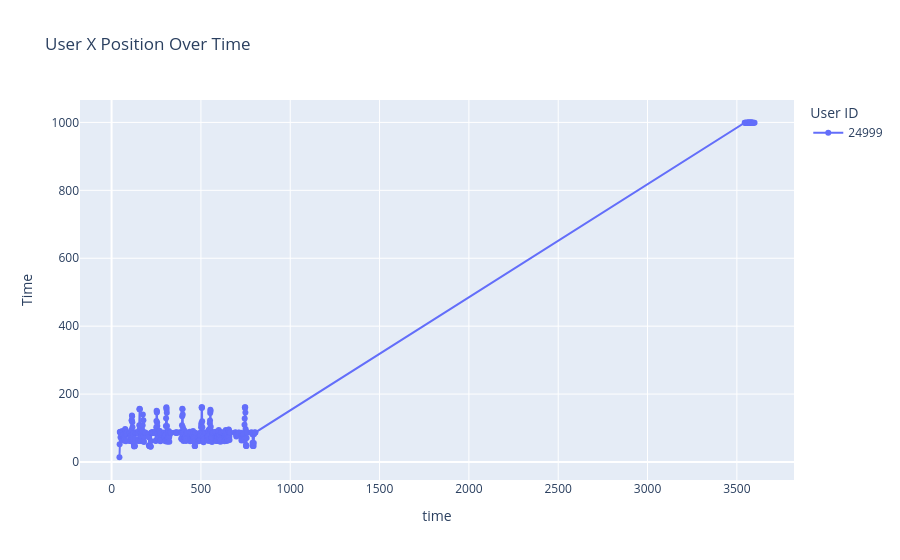
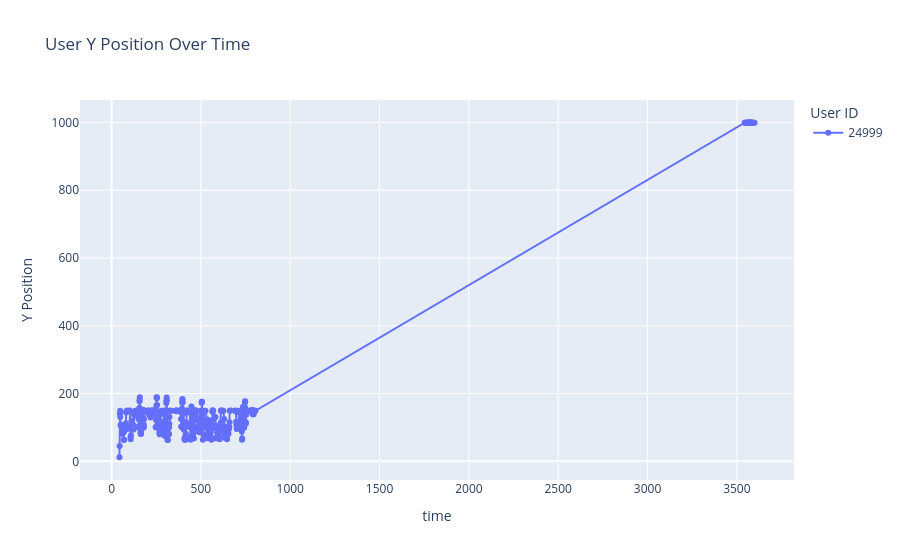

Notebook source saved alongside these figures, in order:
### Code cell
# dが45~59が存在しないuidをいくつか確認
# 例) uid 24999

plot_xy_trajectory(df_b, [24999])

### Figure 1 — Plotly figure (JSON) as saved in the notebook; plotly's stock layout.template omitted (floating-point values rounded to 4 significant figures; data arrays with more than 128 entries replaced by an {"elided": "..."} marker saying what was removed)
{"data": [{"hovertemplate": "User ID=24999<br>time=%{x}<br>Time=%{y}<extra></extra>", "legendgroup": "24999", "line": {"color": "#636efa", "dash": "solid"}, "marker": {"symbol": "circle"}, "mode": "lines+markers", "name": "24999", "orientation": "v", "showlegend": true, "type": "scatter", "x": {"elided": "479 int values"}, "xaxis": "x", "y": {"elided": "479 int values"}, "yaxis": "y"}], "layout": {"legend": {"title": {"text": "User ID"}, "tracegroupgap": 0}, "title": {"text": "User X Position Over Time"}, "xaxis": {"anchor": "y", "domain": [0, 1], "title": {"text": "time"}}, "yaxis": {"anchor": "x", "domain": [0, 1], "title": {"text": "Time"}}}}

### Figure 2 — Plotly figure (JSON) as saved in the notebook; plotly's stock layout.template omitted (floating-point values rounded to 4 significant figures; data arrays with more than 128 entries replaced by an {"elided": "..."} marker saying what was removed)
{"data": [{"hovertemplate": "User ID=24999<br>time=%{x}<br>Y Position=%{y}<extra></extra>", "legendgroup": "24999", "line": {"color": "#636efa", "dash": "solid"}, "marker": {"symbol": "circle"}, "mode": "lines+markers", "name": "24999", "orientation": "v", "showlegend": true, "type": "scatter", "x": {"elided": "479 int values"}, "xaxis": "x", "y": {"elided": "479 int values"}, "yaxis": "y"}], "layout": {"legend": {"title": {"text": "User ID"}, "tracegroupgap": 0}, "title": {"text": "User Y Position Over Time"}, "xaxis": {"anchor": "y", "domain": [0, 1], "title": {"text": "time"}}, "yaxis": {"anchor": "x", "domain": [0, 1], "title": {"text": "Y Position"}}}}
